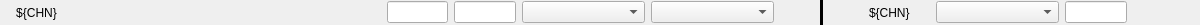
<?xml version="1.0" encoding="UTF-8"?>
<ui version="4.0">
 <class>Form</class>
 <widget class="QWidget" name="Form">
  <property name="geometry">
   <rect>
    <x>0</x>
    <y>0</y>
    <width>1200</width>
    <height>25</height>
   </rect>
  </property>
  <property name="windowTitle">
   <string>Form</string>
  </property>
  <layout class="QVBoxLayout" name="verticalLayout">
   <property name="leftMargin">
    <number>0</number>
   </property>
   <property name="topMargin">
    <number>0</number>
   </property>
   <property name="rightMargin">
    <number>0</number>
   </property>
   <property name="bottomMargin">
    <number>0</number>
   </property>
   <item>
    <layout class="QHBoxLayout" name="TPR_Row" stretch="1,5,1,1,2,2,0,1,0,1,2,1,1">
     <property name="spacing">
      <number>6</number>
     </property>
     <property name="leftMargin">
      <number>6</number>
     </property>
     <property name="rightMargin">
      <number>6</number>
     </property>
     <item>
      <widget class="PyDMLabel" name="TrigNum">
       <property name="toolTip">
        <string/>
       </property>
       <property name="text">
        <string>${CHN}</string>
       </property>
       <property name="alignment">
        <set>Qt::AlignCenter</set>
       </property>
       <property name="alarmSensitiveContent" stdset="0">
        <bool>false</bool>
       </property>
       <property name="channel" stdset="0">
        <string/>
       </property>
       <property name="displayFormat" stdset="0">
        <enum>PyDMLabel::Default</enum>
       </property>
      </widget>
     </item>
     <item>
      <widget class="PyDMLabel" name="TrigDesc">
       <property name="toolTip">
        <string/>
       </property>
       <property name="channel" stdset="0">
        <string>TPR:${LOCA}:${IOC_UNIT}:${INST}:TPRTRIG${CHN}.DESC</string>
       </property>
      </widget>
     </item>
     <item>
      <widget class="PyDMLineEdit" name="Width">
       <property name="toolTip">
        <string/>
       </property>
       <property name="alignment">
        <set>Qt::AlignCenter</set>
       </property>
       <property name="channel" stdset="0">
        <string>TPR:${LOCA}:${IOC_UNIT}:${INST}:TRG${CHN}_SYS0_TWID</string>
       </property>
      </widget>
     </item>
     <item>
      <widget class="PyDMLineEdit" name="Delay">
       <property name="toolTip">
        <string/>
       </property>
       <property name="alignment">
        <set>Qt::AlignCenter</set>
       </property>
       <property name="channel" stdset="0">
        <string>TPR:${LOCA}:${IOC_UNIT}:${INST}:TRG${CHN}_SYS0_TDES</string>
       </property>
      </widget>
     </item>
     <item>
      <widget class="PyDMEnumComboBox" name="TriggerTCTL">
       <property name="toolTip">
        <string/>
       </property>
       <property name="channel" stdset="0">
        <string>TPR:${LOCA}:${IOC_UNIT}:${INST}:TRG${CHN}_SYS0_TCTL</string>
       </property>
      </widget>
     </item>
     <item>
      <widget class="PyDMEnumComboBox" name="TrigSrc">
       <property name="toolTip">
        <string/>
       </property>
       <property name="channel" stdset="0">
        <string>TPR:${LOCA}:${IOC_UNIT}:${INST}:TRG${CHN}_SOURCE</string>
       </property>
      </widget>
     </item>
     <item>
      <spacer name="horizontalSpacer_2">
       <property name="orientation">
        <enum>Qt::Horizontal</enum>
       </property>
       <property name="sizeHint" stdset="0">
        <size>
         <width>40</width>
         <height>20</height>
        </size>
       </property>
      </spacer>
     </item>
     <item>
      <widget class="Line" name="TrigChanDiv">
       <property name="frameShadow">
        <enum>QFrame::Plain</enum>
       </property>
       <property name="lineWidth">
        <number>10</number>
       </property>
       <property name="orientation">
        <enum>Qt::Vertical</enum>
       </property>
      </widget>
     </item>
     <item>
      <spacer name="horizontalSpacer">
       <property name="orientation">
        <enum>Qt::Horizontal</enum>
       </property>
       <property name="sizeHint" stdset="0">
        <size>
         <width>40</width>
         <height>20</height>
        </size>
       </property>
      </spacer>
     </item>
     <item>
      <widget class="QLabel" name="ChanNum">
       <property name="text">
        <string>${CHN}</string>
       </property>
      </widget>
     </item>
     <item>
      <widget class="PyDMEnumComboBox" name="ChanTCTL">
       <property name="toolTip">
        <string/>
       </property>
       <property name="channel" stdset="0">
        <string>TPR:${LOCA}:${IOC_UNIT}:${INST}:CH${CHN}_SYS0_TCTL</string>
       </property>
      </widget>
     </item>
     <item>
      <widget class="PyDMLineEdit" name="EventCode">
       <property name="toolTip">
        <string/>
       </property>
       <property name="alignment">
        <set>Qt::AlignCenter</set>
       </property>
       <property name="channel" stdset="0">
        <string>TPR:${LOCA}:${IOC_UNIT}:${INST}:CH${CHN}_EVCODE</string>
       </property>
      </widget>
     </item>
     <item>
      <widget class="PyDMLabel" name="Rate">
       <property name="toolTip">
        <string/>
       </property>
       <property name="alignment">
        <set>Qt::AlignCenter</set>
       </property>
       <property name="channel" stdset="0">
        <string>TPR:${LOCA}:${IOC_UNIT}:${INST}:CH${CHN}_RATE</string>
       </property>
      </widget>
     </item>
    </layout>
   </item>
  </layout>
 </widget>
 <customwidgets>
  <customwidget>
   <class>PyDMLabel</class>
   <extends>QLabel</extends>
   <header>pydm.widgets.label</header>
  </customwidget>
  <customwidget>
   <class>PyDMLineEdit</class>
   <extends>QLineEdit</extends>
   <header>pydm.widgets.line_edit</header>
  </customwidget>
  <customwidget>
   <class>PyDMEnumComboBox</class>
   <extends>QComboBox</extends>
   <header>pydm.widgets.enum_combo_box</header>
  </customwidget>
 </customwidgets>
 <resources/>
 <connections/>
</ui>
